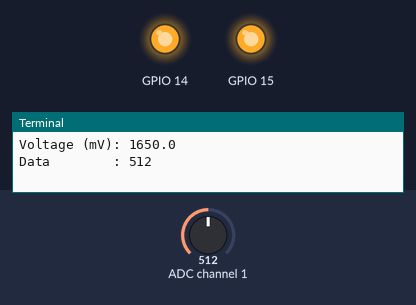
Simulated run of this program. Board: Raspberry Pi (BCM pin numbers). On the bench: output pins drawn as LEDs (lit = HIGH), the last lines printed to the terminal. The test bench sets the inputs (shaded band); at power-on: ADC channel 1 = 512 (analog values on the 0–1023 scale).

Above: at 1.2 s.
1.3 s: ADC channel 1 set to 542
4.0 s: ADC channel 1 set to 572
At 4.8 s:
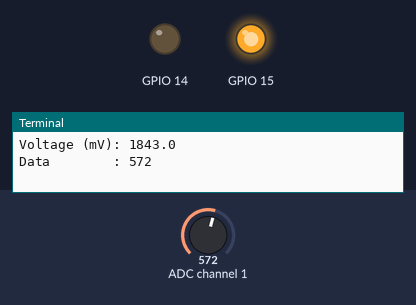
6.7 s: ADC channel 1 set to 0
At 9.0 s:
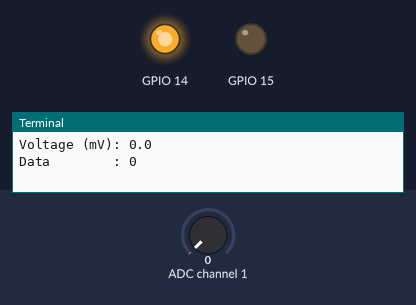
9.5 s: ADC channel 1 set to 14
12.2 s: ADC channel 1 set to 17
At 14.9 s:
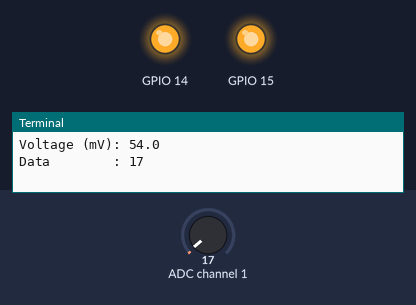
15.5 s: ADC channel 1 set to 716
At 16.4 s:
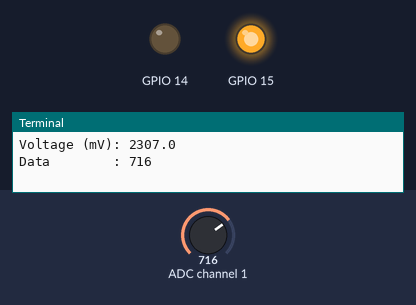
Timing chart, 0 to 18.5 s (numbered marks = the images above; inputs shaded):
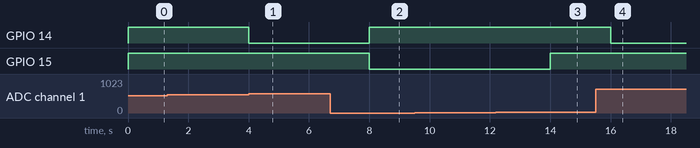

The program:

sensorTest.py
```python
from time import sleep
import RPi.GPIO as GPIO
import spidev
spi = spidev.SpiDev()
spi.open(0, 0)
spi.max_speed_hz = 250000

GPIO.setmode(GPIO.BCM)
GPIO.setup(14, GPIO.OUT)
GPIO.setup(15, GPIO.OUT)

def poll_sensor(channel):
        """Poll MCP3002 ADC
        Args:
            channel (int):  ADC channel 0 or 1
        Returns:
            int: 10 bit value relating voltage 0 to 1023
        """
        assert 0 <= channel <= 1, 'ADC channel must be 0 or 1.'

        # First bit of cbyte is single=1 or diff=0.
        # Second bit is channel 0 or 1
        if channel:
            cbyte = 0b11000000
        else:
            cbyte = 0b10000000

        # Send (Start bit=1, cbyte=sgl/diff & odd/sign & MSBF = 0)
        r = spi.xfer2([1, cbyte, 0])

        # 10 bit value from returned bytes (bits 13-22):
        # XXXXXXXX, XXXX####, ######XX
        return ((r[1] & 31) << 6) + (r[2] >> 2)

try:
    while True:
        channel = 1
        channeldata = poll_sensor(channel)

        voltage = round(((channeldata * 3300) / 1024), 0)
        print('Voltage (mV): {}'.format(voltage))
        print('Data        : {}\n'.format(channeldata))

        if voltage < 50:
            # Green
            GPIO.output(14, GPIO.HIGH)
            GPIO.output(15, GPIO.LOW)
        elif voltage < 1800:
            # Yellow
            GPIO.output(14, GPIO.HIGH)
            GPIO.output(15, GPIO.HIGH)
        else:
            # Red
            GPIO.output(14, GPIO.LOW)
            GPIO.output(15, GPIO.HIGH)
        sleep(2)
finally:                # run on exit
    spi.close()         # clean up
    GPIO.cleanup()
    print "\n All cleaned up."
```

Measured:
- the behaviour switches between 558 and 559 on ADC channel 1 (found by bisection; images 0 and 1)
- the behaviour switches between 15 and 16 on ADC channel 1 (found by bisection; images 2 and 3)
- after the input at 4.0 s, GPIO 14: HIGH → LOW at once
- after the input at 6.7 s, GPIO 14: LOW → HIGH after 1.3 s; GPIO 15: HIGH → LOW after 1.3 s
- after the input at 12.2 s, GPIO 15: LOW → HIGH after 1.8 s
- after the input at 15.5 s, GPIO 14: HIGH → LOW after 0.51 s
